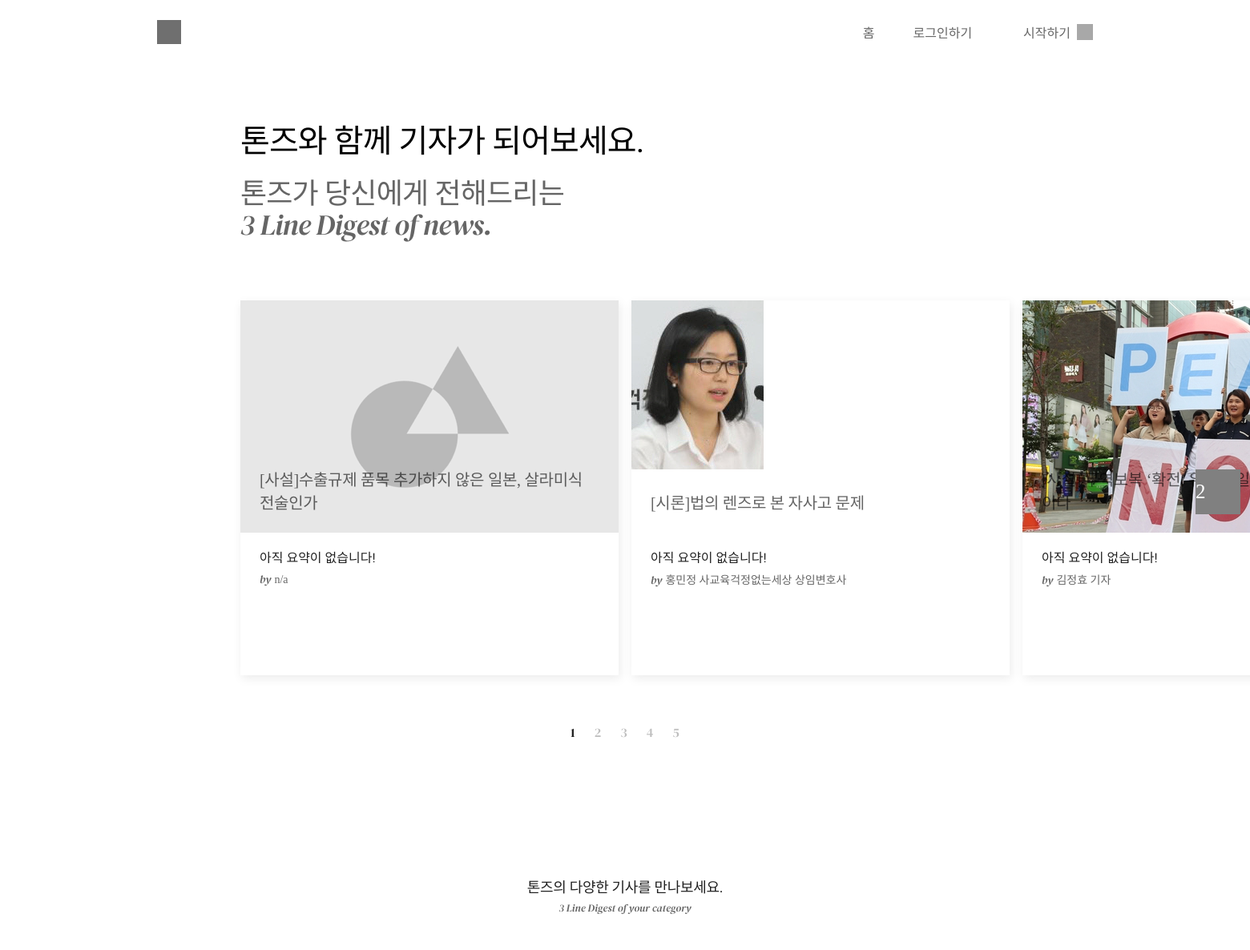
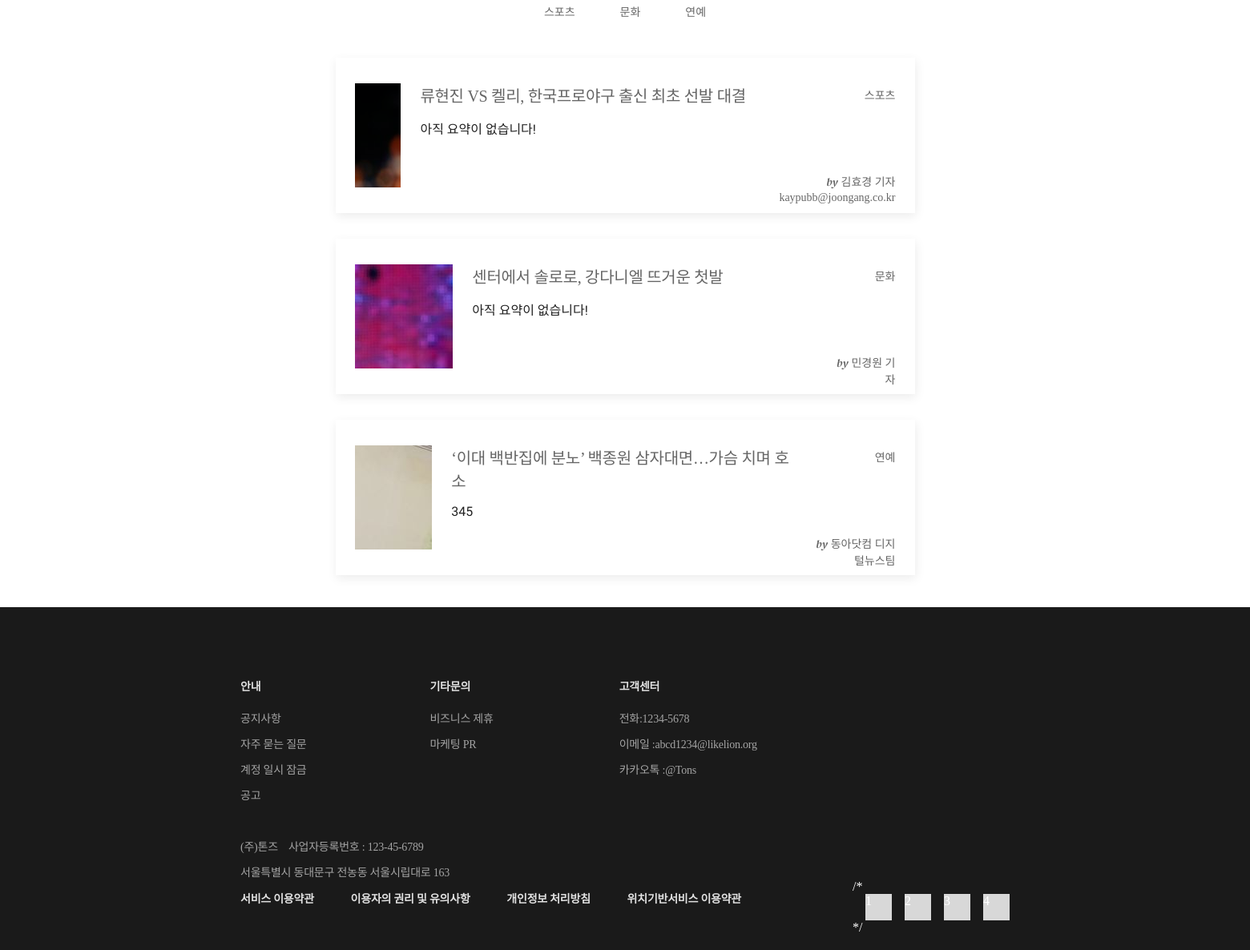
The page / on the database its author committed (2 pictures, top to bottom).
### article/models.py (models this page shows, shortened)
class Article(models.Model):
    title = models.CharField(max_length=200)
    writer = models.CharField(max_length=50)
    pub_date = models.DateTimeField(auto_now_add=False)
    category = models.ForeignKey(Category, on_delete=models.SET_NULL, null = True)
    content = models.TextField()
    original = models.TextField()
    stars = models.FloatField(default=0)
    photo = models.ImageField(upload_to="media\img", null=True, blank=True)
    thumbnail = ThumbnailerImageField(upload_to='article', blank=True)
    stars_count = models.PositiveIntegerField(default=0)
    class Meta:
        ordering = ['-stars']

class Summary(models.Model):
    belongsto_article = models.ForeignKey(Article, on_delete=models.CASCADE)
    belongsto_user = models.ForeignKey(Profile, on_delete=models.CASCADE)
    content = models.TextField()
    pub_date = models.DateTimeField(auto_now_add=True)
    obj_count = models.PositiveIntegerField(default=0) #객관지수
    sbj_count = models.PositiveIntegerField(default=0)  #주관지수
    def __str__(self):
        return self.content
    class Meta:
        get_latest_by = "obj_count"
        ordering = ['-pub_date']
        verbose_name_plural = "Summaries"

### category/models.py (models this page shows)
class Category(models.Model):
    name = models.TextField(max_length=10,default='')
    def __str__(self):
        return self.name
    class Meta:
        verbose_name_plural = "Categories"

### Tons/views.py (the view)
# urls.py: 2. Add a URL to urlpatterns:  path('', views.home, name='home')
def home(request, user_id = None):
    top10_article = Article.objects.order_by('-stars')[:10]
    top10_best_summ_list = dict()
    best_summ_list = dict()
    for article in top10_article:
        try:
            top10_best_summ_list[article.id] = Summary.objects.filter(belongsto_article=article.id).latest('obj_count')
        except: #요약이 하나도 없을 경우
            top10_best_summ_list[article.id] = '아직 요약이 없습니다!'
    if user_id: #유저가 선택한 카테고리
        user = User.objects.get(id = user_id)
        try:
            profile = Profile.objects.get(user = user)
        except: #어드민계정예외
            user_id = None
            return redirect('home')
        user_cat_list = profile.category.all()
        user_category = dict()
        for category in user_cat_list:
            try:
                article = Article.objects.filter(category=category.id).latest('stars')
                user_category[category] = article
                try:
                    best_summ_list[article.id] = Summary.objects.filter(belongsto_article=article.id).latest('obj_count')
                except: #요약이 하나도 없을 경우
                    best_summ_list[article.id] = '아직 요약이 없습니다!'
            except: # 하나도 없을 경우
                best_summ_list = None
                user_category[category] = '기사가 없습니다.'
        return render(request, 'home.html', {'top10_article' : top10_article,'article_by_category': user_category, 'best_summ_list':best_summ_list, 'top10_best_summ_list':top10_best_summ_list})
    else: #최신 기사가 올라온 카테고리 3개
        new_article = Article.objects.order_by('-pub_date')[:5]
        rand_category_list = []
        for article in new_article:
            rand_category_list.append(article.category)
        rand_category = dict()
        for category in rand_category_list:
            try:
                article = Article.objects.filter(category=category.id).latest('stars')
                rand_category[category] =article
                try:
                    best_summ_list[article.id] = Summary.objects.filter(belongsto_article=article.id).latest('obj_count')
                except: #요약이 하나도 없을 경우
                    best_summ_list[article.id] = '아직 요약이 없습니다!'
            except: # 하나도 없을 경우
                best_summ_list = None
                rand_category[category] = '기사가 없습니다.'
        return render(request, 'home.html', {'top10_article' : top10_article,'article_by_category': rand_category, 'best_summ_list':best_summ_list, 'top10_best_summ_list':top10_best_summ_list})

### Tons/templates/home.html (shortened to what this page needs)
{% extends 'base.html' %}
{% load staticfiles %}
{% load thumbnail %}
    {% block contents %}
    <div class="wrapper">
        <div class="upper_contents_container">
            <div class="title_container">
                <div class="title_1 winLoadBefore">
                    톤즈와 함께 기자가 되어보세요.</div>
                <div class="title_2 winLoadBefore">톤즈가 당신에게 전해드리는</div>
                <div class="title_3 winLoadBefore">3 Line Digest of news.</div>
            </div>
        </div>
    </div>
   <div class="card_container_wrapper">
        <div class="card_container">
            <ul>
                {% for top10 in top10_article %}
                <li>
                    <a href="{% url 'article:detail' top10.id %}">
                        <div class="image_container">
                            {% if top10.thumbnail %}
                            <div class="img_wrap_1"><img src="{% thumbnail top10.thumbnail 472x290 crop %}" alt=""></div>
                            {% else %}
                            <div class="img_wrap_1"><img src="{% static 'img/test_image.png' %}" alt=""></div>
                            {% endif %}
                            <div class="article_title">
                                {{top10.title}}
                            </div>
                        </div>
                        <div class="text">
                            {% for key, value in top10_best_summ_list.items %}
                            {% if key == top10.id %}
                            <div class="line_1">{{ value }}</div>
                            {% endif %}
                            {% endfor %}
                        </div>
                        <div id="writer">
                            <span class="by">by</span>
                            <span class="name">{{top10.writer}}</span></div>
                    </a>
                </li>
                {% endfor %}
            </ul>
        </div>
        <div class="button right button_before">2</div>
        <div class="page_num_cont page_num_before">
            <ul class="page_num">
                <li class="dot">1</li>
                <li class="dot">2</li>
                <li class="dot">3</li>
                <li class="dot">4</li>
                <li class="dot">5</li>
            </ul>
        </div>
    </div>
<div class="wrapper">
        <div class="middle_contents_container">
            <div class="category_container category_title_before">
                <div class="category_title_1"> 톤즈의 다양한 기사를 만나보세요.</div>
                <div class="category_title_2"> 3 Line Digest of your category</div>
                <div class="category">
                    <ul>
                    {% for category in article_by_category.keys %}
                        <a href ="{% url 'category:cat_detail' category.id%}"><li>{{category.name}}</li>
                    {% endfor %}
                    </ul>
                </div>
            </div>
            <ul class="category_article">
                {% for category,article in article_by_category.items %}
                <li>
                    <a href="{% url 'article:detail' article.id%}">
                        <div class="category_article_content">
                            {% if article.thumbnail %}
                            <div class="img_wrap_2"><img src="{% thumbnail article.thumbnail 130x130 crop %}" alt=""></div>
                            {% else %}
                            <div class="img_wrap_2"><img src="{% static 'img/test_image.png' %}" alt=""></div>
                            {% endif %}
                            <div class="category_article_textcontainer">
                                <div class="catebory_article_title">
                                    {{article.title}}
                                </div>
                                <div class="text">
                                    {% for key, value in best_summ_list.items %}
                                    {% if key == article.id %}
                                    <div class="line_1">{{ value }}</div>
                                    {% endif %}
                                    {% endfor %}
                                </div>
                            </div>
                            <div class="category_article_othercontainer">
                                <div id="category_category">{{category}}</div>
                                <div id="writer">
                                    <span class="by">by</span>
                                    <span class="name">{{article.writer}}</span></div>
                            </div>
                        </div>
                    </a>
                </li>
                {% endfor %}
            </ul>
        </div>
    </div>
    {% endblock contents %}

### Tons/templates/base.html (shortened to what this page needs)
{% load staticfiles %}
<!doctype html>
<html lang="en">
<head>
    <link rel="stylesheet" type="text/css" href="{%static 'css/home.css'%}">
    <link rel="stylesheet" type="text/css" href="{%static 'css/footer.css'%}">
</head>
<body>
    <header>
        <div class="header_container">
            <div class="header_container_nav">
                <div class="logo_tons"></div>
                <nav>
                    <ul>
                        <li class="logo_pen"></li>
                        {% if user.is_active %}
                        <li><a href="{% url 'accounts:logout' %}">나가기</a>
                        </li>
                        <li><a href="{% url 'mypage' user.id %}">마이페이지</a></li>
                        <li><a href="{% url 'home' user.id %}">홈&nbsp;&nbsp;&nbsp;&nbsp;&nbsp;&nbsp;&nbsp;&nbsp;&nbsp&nbsp&nbsp&nbsp</a></li>
                        <li>{{user.username}}님 환영합니다!&nbsp;&nbsp;&nbsp;&nbsp;&nbsp;&nbsp;&nbsp;&nbsp;&nbsp&nbsp&nbsp&nbsp</li>
                        {% else %}
                        <li><a href="{% url 'accounts:signup' %}">시작하기</a></li>
                        <li><a href="{% url 'accounts:login'%}">로그인하기</a></li>
                        <li><a href="{% url 'home' %}">홈&nbsp;&nbsp;&nbsp;&nbsp;&nbsp;&nbsp;&nbsp;&nbsp;&nbsp&nbsp&nbsp&nbsp</a></li>
                        {% endif %}
                    </ul>
                </nav>
            </div>
        </div>
    </header>
    <div class="body">
        {% block contents %}
        {% endblock contents %}
    </div>
    <footer>
        <div class="footer">
            <div class="foot_container_1">
                        <div class="foot_info_1">
                            <div id="bold">안내</div>
                            <div class="normal">공지사항</div>
                            <div class="normal">자주 묻는 질문</div>
                            <div class="normal">계정 일시 잠금</div>
                            <div class="normal">공고</div>
                        </div>
                        <div class="foot_info_2">
                            <div id="bold">기타문의</div>
                            <div class="normal">비즈니스 제휴</div>
                            <div class="normal">마케팅 PR</div>
                        </div>
                        <div class="foot_info_3">
                            <div id="bold">고객센터</div>
                            <div class="normal">전화:<span>1234-5678</span></div>
                            <div class="normal">이메일 :<span>abcd1234@likelion.org</span></div>
                            <div class="normal">카카오톡 :<span>@Tons</span> </div>
                        </div>
            </div>
            <div class="foot_container_2">
                <div class="normal">(주)톤즈&nbsp;&nbsp;&nbsp;&nbsp;사업자등록번호 : 123-45-6789</div>
                <div class="normal">서울특별시 동대문구 전농동 서울시립대로 163</div>
                <div class="law_container">
                    <div class="law">
                        <div id="law">서비스 이용약관&nbsp;&nbsp;&nbsp;&nbsp;&nbsp;&nbsp;&nbsp;&nbsp;&nbsp;&nbsp;&nbsp;&nbsp;&nbsp;&nbsp;이용자의 권리 및 유의사항&nbsp;&nbsp;&nbsp;&nbsp;&nbsp;&nbsp;&nbsp;&nbsp;&nbsp;&nbsp;&nbsp;&nbsp;&nbsp;&nbsp;개인정보 처리방침&nbsp;&nbsp;&nbsp;&nbsp;&nbsp;&nbsp;&nbsp;&nbsp;&nbsp;&nbsp;&nbsp;&nbsp;&nbsp;&nbsp;위치기반서비스 이용약관</div>
                    </div>
                    <div class="law_button">
                        /*<ul>
                            <li>1</li>
                            <li>2</li>
                            <li>3</li>
                            <li>4</li>
                        </ul>*/
                    </div>
                </div>
            </div>
        </div>
    </footer>
</body>
</html>

### static/css/footer.css (style rules this page uses)
body { margin: 0; overflow-x: hidden; }
ul { padding: 0; margin: 0; }
li { list-style: none; }
a { text-decoration: none; color: #000000; }
footer { width: 100%; height: auto; background-color: #1a1a1a; }
.footer { width: 960px; height: 428px; margin: 0 auto; }
.foot_container_1 { display: flex; }
.foot_info_1 { padding-right: 154px; }
.foot_info_2 { padding-right: 157px; }
#bold { font-family: 'NotoSansKR'; font-size: 14px; font-weight: bold; letter-spacing: -0.23px; color: #ffffff; padding-top: 88px; padding-bottom: 8px; opacity: 0.87; }
#law { font-family: 'NotoSansKR'; font-size: 14px; font-weight: bold; letter-spacing: -0.23px; color: #ffffff; padding-top: 13px; padding-bottom: 8px; opacity: 0.87; }
.normal { font-family: NotoSansKR; font-size: 14px; letter-spacing: -0.23px; color: #ffffff; opacity: 0.6; padding-top: 12px; }
.foot_container_2 { padding-top: 32px; color: #ffffff; }
.law_container { display: flex; justify-content: space-between; }
.law_button ul { display: flex; }
.law_button ul li { width: 33px; height: 33px; background-color: #d8d8d8; margin-left: 16px; }

### rows shown on the page
Article: title "[사설]수출규제 품목 추가하지 않은 일본, 살라미식 전술인가", top10_best_summ_list "아직 요약이 없습니다!", writer "n/a"
Article: thumbnail (picture), title "[시론]법의 렌즈로 본 자사고 문제", top10_best_summ_list "아직 요약이 없습니다!", writer "홍민정 사교육걱정없는세상 상임변호사"
Article: thumbnail (picture), title "[사설] 무역보복 ‘확전’…", top10_best_summ_list "아직 요약이 없습니다!", writer "김정효 기자"
Category: name "스포츠", thumbnail (picture), title "류현진 VS 켈리, 한국프로야구 출신 최초 선발 대결", best_summ_list "아직 요약이 없습니다!", writer "김효경 기자 kaypubb@joongang.co.kr"
Category: name "문화", thumbnail (picture), title "센터에서 솔로로, 강다니엘 뜨거운 첫발", best_summ_list "아직 요약이 없습니다!", writer "민경원 기자"
Category: name "연예", thumbnail (picture), title "‘이대 백반집에 분노’ 백종원 삼자대면…가슴 치며 호소", writer "동아닷컴 디지털뉴스팀"
Summary: content "345"
